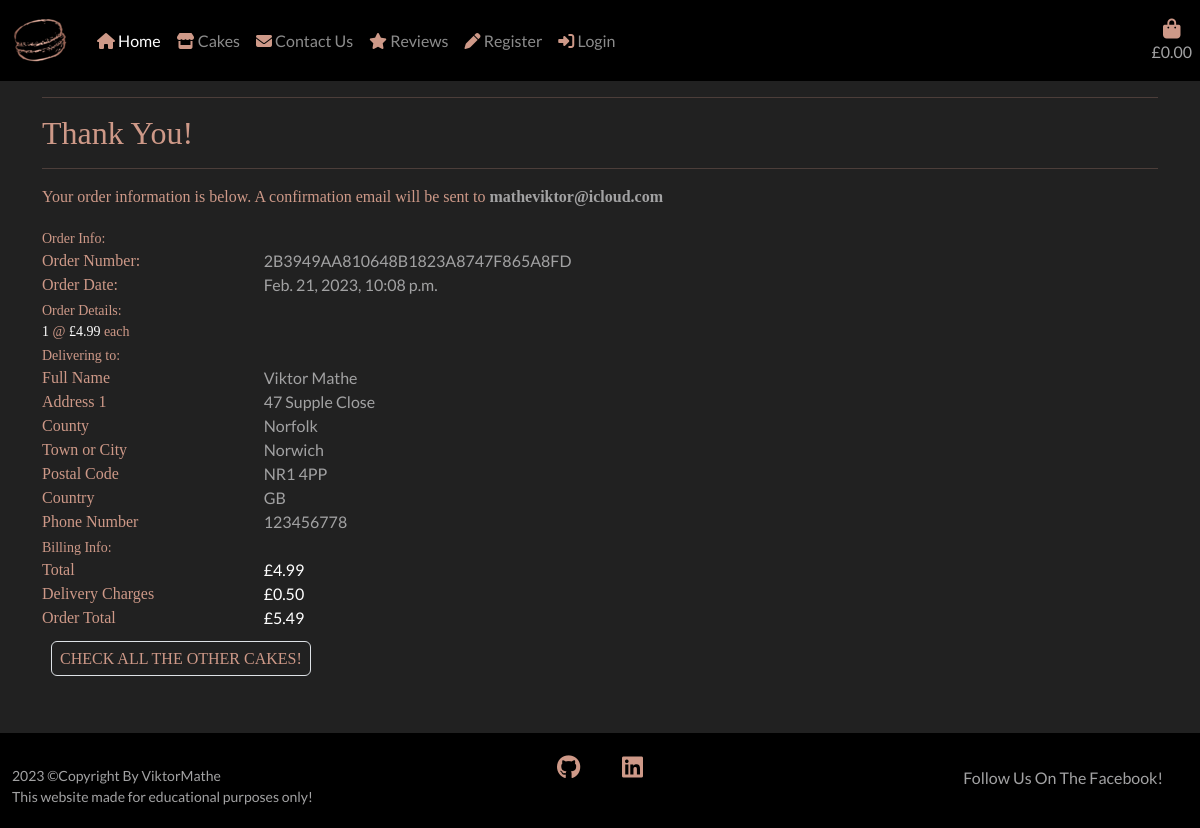
The page /profile/order_history/2B3949AA810648B1823A8747F865A8FD on the database its author committed.
### checkout/models.py (models this page shows, shortened)
class Checkout(models.Model):
    order_number = models.CharField(max_length=32, editable=False, null=False)
    full_name = models.CharField(max_length=64, blank=False, null=False)
    email_address = models.EmailField(max_length=254, blank=False, null=False)
    phone_number = models.CharField(max_length=24, blank=False, null=False)
    city = models.CharField(max_length=50, blank=False, null=False)
    address_1 = models.CharField(max_length=100, blank=False, null=False)
    address_2 = models.CharField(max_length=100, blank=True, null=True)
    county = models.CharField(max_length=50, blank=True, null=True)
    post_code = models.CharField(max_length=50, blank=False, null=False)
    country = CountryField(
        blank_label='Country *', blank=False, null=False)
    date = models.DateTimeField(auto_now_add=True)
    bag_total = models.DecimalField(
        max_digits=10, decimal_places=2, default=0, null=False)
    delivery = models.DecimalField(
        max_digits=6, decimal_places=2, default=0, null=False)
    order_total = models.DecimalField(
        max_digits=10, decimal_places=2, default=0, null=False)
    stripe_pid = models.CharField(
        max_length=254, blank=False, null=False, default='')
    profile = models.ForeignKey(
        Profile, on_delete=models.SET_NULL,
        null=True, blank=True, related_name='orders')

class CheckoutLine(models.Model):
    order = models.ForeignKey(
        Checkout, null=False, blank=False, on_delete=models.CASCADE,
        related_name='lineitems')
    cake = models.ForeignKey(
        Cake, null=False, blank=False, on_delete=models.CASCADE)
    quantity = models.IntegerField(null=False, blank=False, default=0)
    lineitem_total = models.DecimalField(
        max_digits=6, decimal_places=2, null=False, blank=False,
        editable=False)

### cakes/models.py (models this page shows, shortened)
class Cake(models.Model):
    category = models.ForeignKey(
        'Category', null=True, blank=True, on_delete=models.SET_NULL)
    sku = models.CharField(max_length=50, null=True, blank=True)
    name = models.CharField(max_length=150)
    description = models.TextField()
    flavours = models.CharField(max_length=50, null=True, blank=True)
    price = models.DecimalField(max_digits=6, decimal_places=2)
    image = models.ImageField(null=True, blank=True)

### profiles/views.py (the view)
# urls.py: path('order_history/<order_number>',
def order_history(request, order_number):
    order = get_object_or_404(Checkout, order_number=order_number)
    template = 'checkout_success.html'
    context = {
        'order': order,
        'from_profile': True,
    }
    return render(request, template, context)

### bag/context.py (called while the page is built, shortened)
def bag_contents(request):
    bag_contents = []
    total = 0
    cake_count = 0
    bag = request.session.get('bag', {})
    if total < settings.FREE_DELIVERY:
        delivery_fee = total * Decimal(settings.DELIVERY_PERCENTAGE/100)
        free_delivery_delta = settings.FREE_DELIVERY - total
    else:
        delivery_fee = 0
        free_delivery_delta = 0
    order_total = delivery_fee + total
    context = {
        'bag_contents': bag_contents,
        'total': total,
        'cake_count': cake_count,
        'delivery_fee': delivery_fee,
        'free_delivery': settings.FREE_DELIVERY,
        'free_delivery_delta': free_delivery_delta,
        'order_total': order_total,
    }
    return context

### checkout/templates/checkout_success.html (shortened to what this page needs)
{% extends "base.html" %}
{% load static %}
{% block content %}
<div class="remove-bg"></div>
<div class="container">
    <div class="row">
        <div class="col text">
            <hr>
            <h2>Thank You!</h2>
            <hr>
            <p class="text">Your order information is below. A confirmation email will be sent to <strong class="silver-text">{{ order.email_address }}</strong></p>
        </div>
    </div>
    <div class="row">
        <div class="col-12 col-lg-7">
            <div>
                <div class="row">
                    <div class="col">
                        <small class="text">Order Info:</small>
                    </div>
                </div>
                <div class="row">
                    <div class="col-12 col-md-4">
                        <p class="mb-0 text font-weight-bold">Order Number:</p>
                    </div>
                    <div class="col-12 col-md-8 text-md-right">
                        <p class="mb-0 silver-text">{{ order.order_number }}</p>
                    </div>
                </div>
                <div class="row">
                    <div class="col-12 col-md-4">
                        <p class="mb-0 text font-weight-bold">Order Date:</p>
                    </div>
                    <div class="col-12 col-md-8 text-md-right">
                        <p class="mb-0 silver-text">{{ order.date }}</p>
                    </div>
                </div>
                <div class="row">
                    <div class="col">
                        <small class="text">Order Details:</small>
                    </div>
                </div>
                {% for item in order.lineitems.all %}
                <div class="row">
                    <div class="col-12 col-md-8 text-md-right">
                        <p class="small mb-0 text"><span class="text-white">{{ item.quantity }}</span> @ <span class="text-white">£{{ item.cake.price }} </span>each</p>
                    </div>
                </div>
                {% endfor %}
                <div class="row">
                    <div class="col">
                        <small class="text">Delivering to:</small>
                    </div>
                </div>
                <div class="row">
                    <div class="col-12 col-md-4">
                        <p class="mb-0 text font-weight-bold">Full Name</p>
                    </div>
                    <div class="col-12 col-md-8 text-md-right">
                        <p class="mb-0 silver-text">{{ order.full_name }}</p>
                    </div>
                </div>
                <div class="row">
                    <div class="col-12 col-md-4">
                        <p class="mb-0 text font-weight-bold">Address 1</p>
                    </div>
                    <div class="col-12 col-md-8 text-md-right">
                        <p class="mb-0 silver-text">{{ order.address_1 }}</p>
                    </div>
                </div>
                {% if order.county %}
                <div class="row">
                    <div class="col-12 col-md-4">
                        <p class="mb-0 text font-weight-bold">County</p>
                    </div>
                    <div class="col-12 col-md-8 text-md-right">
                        <p class="mb-0 silver-text">{{ order.county }}</p>
                    </div>
                </div>
                {% endif %}
                <div class="row">
                    <div class="col-12 col-md-4">
                        <p class="mb-0 text font-weight-bold">Town or City</p>
                    </div>
                    <div class="col-12 col-md-8 text-md-right">
                        <p class="mb-0 silver-text">{{ order.city }}</p>
                    </div>
                </div>
                {% if order.post_code %}
                <div class="row">
                    <div class="col-12 col-md-4">
                        <p class="mb-0 text font-weight-bold">Postal Code</p>
                    </div>
                    <div class="col-12 col-md-8 text-md-right">
                        <p class="mb-0 silver-text">{{ order.post_code }}</p>
                    </div>
                </div>
                {% endif %}
                <div class="row">
                    <div class="col-12 col-md-4">
                        <p class="mb-0 text font-weight-bold">Country</p>
                    </div>
                    <div class="col-12 col-md-8 text-md-right">
                        <p class="mb-0 silver-text">{{ order.country }}</p>
                    </div>
                </div>
                <div class="row">
                    <div class="col-12 col-md-4">
                        <p class="mb-0 text font-weight-bold">Phone Number</p>
                    </div>
                    <div class="col-12 col-md-8 text-md-right">
                        <p class="mb-0 silver-text">{{ order.phone_number }}</p>
                    </div>
                </div>
                <div class="row">
                    <div class="col">
                        <small class="text">Billing Info:</small>
                    </div>
                </div>
                <div class="row">
                    <div class="col-12 col-md-4">
                        <p class="mb-0 text font-weight-bold">Total</p>
                    </div>
                    <div class="col-12 col-md-8 text-md-right">
                        <p class="mb-0 text-white">£{{ order.bag_total }}</p>
                    </div>
                </div>
                <div class="row">
                    <div class="col-12 col-md-4">
                        <p class="mb-0 text font-weight-bold">Delivery Charges</p>
                    </div>
                    <div class="col-12 col-md-8 text-md-right">
                        <p class="mb-0 text-white">£{{ order.delivery }}</p>
                    </div>
                </div>
                <div class="row">
                    <div class="col-12 col-md-4">
                        <p class="mb-0 text font-weight-bold">Order Total</p>
                    </div>
                    <div class="col-12 col-md-8 text-md-right">
                        <p class="mb-0 text-white">£{{ order.order_total }}</p>
                    </div>
                </div>
            </div>
        </div>
    </div>
    <div class="row">
        <div class="col-12 col-lg-7 text-right">
                <a href="{% url 'cakes' %}" class="btn text p-2 rounded-2 my-2">
                    <span class="text-uppercase rounded-2 border p-2 text">Check all the other Cakes!</span>
                </a>
        </div>
    </div>
</div>
{% endblock %}

### static/css/base.css (style rules this page uses)
html { height: 100%; }
body { background: url('/media/macaron_background.png') fixed center center no-repeat; background-size: cover; height: calc(100vh - 164px); font-family: 'Lato', sans-serif; }
.silver-text { color: #a2a2a3; }
.remove-bg { height: 100%; width: 100%; top: 0; left: 0; position: fixed; background: #212121; z-index: -1; }
.text { color: #ce9988; font-family: Italic; }

### rows shown on the page
Checkout: email_address "matheviktor@icloud.com", order_number "2B3949AA810648B1823A8747F865A8FD", date "Feb. 21, 2023, 10:08 p.m.", full_name "Viktor Mathe", address_1 "47 Supple Close", county "Norfolk", city "Norwich", post_code "NR1 4PP", country "GB", phone_number "123456778", bag_total "4.99", delivery "0.50", order_total "5.49"
CheckoutLine: quantity "1", cake.price "4.99"
